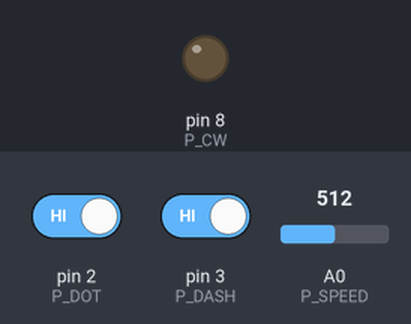
A sketch run on a simulated Arduino Uno, built with avr-gcc and run on an emulated ATmega328P. On the bench: output pins drawn as LEDs (lit = HIGH). Dashed ring = blinking. The inputs (shaded band) are chosen by the test bench; at power-on: pin 2 (P_DOT) HIGH, A0 (P_SPEED) = 512, pin 3 (P_DASH) HIGH. Pins used as bus, display or sensor lines are not drawn.

Above: at 1.2 s.
1.3 s: pin 2 (P_DOT) driven LOW
At 1.42 s:
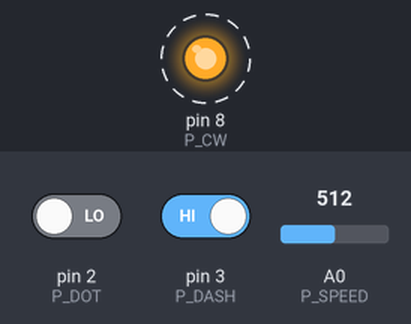
4.3 s: A0 (P_SPEED) set to 22
At 4.59 s:
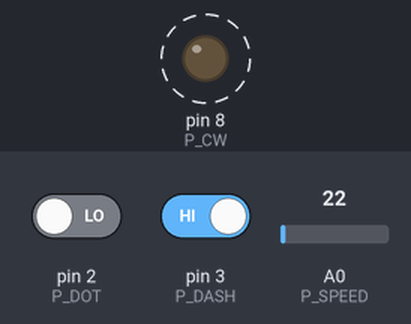
7.3 s: A0 (P_SPEED) set to 18
At 7.9 s:
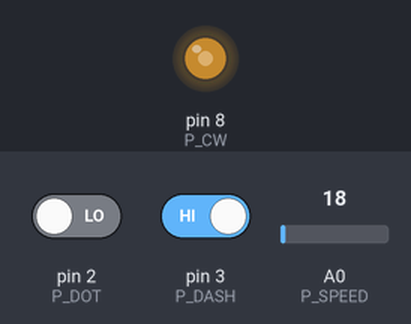
10.3 s: pin 3 (P_DASH) driven LOW
13.3 s: A0 (P_SPEED) set to 0
Timing chart, 0 to 15.8 s (numbered marks = the images above; inputs shaded):
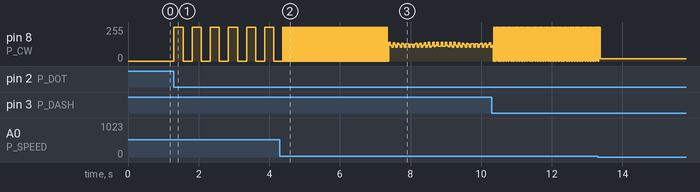

Measured:
- the behaviour switches between 20 and 19 on A0 (P_SPEED) (found by bisection; images 2 and 3)
- after the input at 1.3 s, pin 8 (P_CW): alternates 255/255 for 0.26 s and 0/255 for 0.26 s, starting at once
- after the input at 4.3 s, pin 8 (P_CW): alternates 255/255 for 0.01 s and 0/255 for 0.01 s, starting after 0.10 s

The sketch:

CWkeyerAdapted.ino
```cpp
// This sketch can be found at:
// https://github.com/danielromila/CW-keyer-with-TTGO-Xi-version
// The code was written by PA3HCM and adapted by me for TTGO Xi board.
// The inspiration webpage is: http://www.pa3hcm.nl/?p=1010

#define P_DOT    2   // Connects to the dot lever of the paddle
#define P_DASH   3   // Connects to the dash lever of the paddle
#define P_AUDIO 12   // Audio output
#define P_CW    8   // Output of the keyer, connect to your radio
#define P_SPEED A0   // Attached to center pin of potmeter, allows you
                     // to set the keying speed.
int speed;

// Initializing the Arduino
void setup()
{
  pinMode(P_DOT, INPUT);
  pinMode(P_DASH, INPUT);
  pinMode(P_AUDIO, OUTPUT);
  pinMode(P_CW, OUTPUT);
  digitalWrite(P_CW, LOW);      // Start with key up
}

// Main routine
void loop()
{
  speed = analogRead(P_SPEED)/2; // Read the keying speed from potmeter
  if(!digitalRead(P_DOT))        // If the dot lever is presssed..
  {
    keyAndBeep(speed);           // ... send a dot at the given speed
    delay(speed);                //     and wait before sending next
  }
  if(!digitalRead(P_DASH))       // If the dash lever is pressed...
  {
    keyAndBeep(speed*3);         // ... send a dash at the given speed
    delay(speed);                //     and wait before sending next
  }
}

// Key the transmitter and sound a beep
void keyAndBeep(int speed)
{
  digitalWrite(P_CW, HIGH);            // Key down
  for (int i=0; i < (speed/2); i++)    // Beep loop
  {
    digitalWrite(P_AUDIO, HIGH);
    delay(1);
    digitalWrite(P_AUDIO, LOW);
    delay(1);
  }
  digitalWrite(P_CW, LOW);             // Key up
}
```
